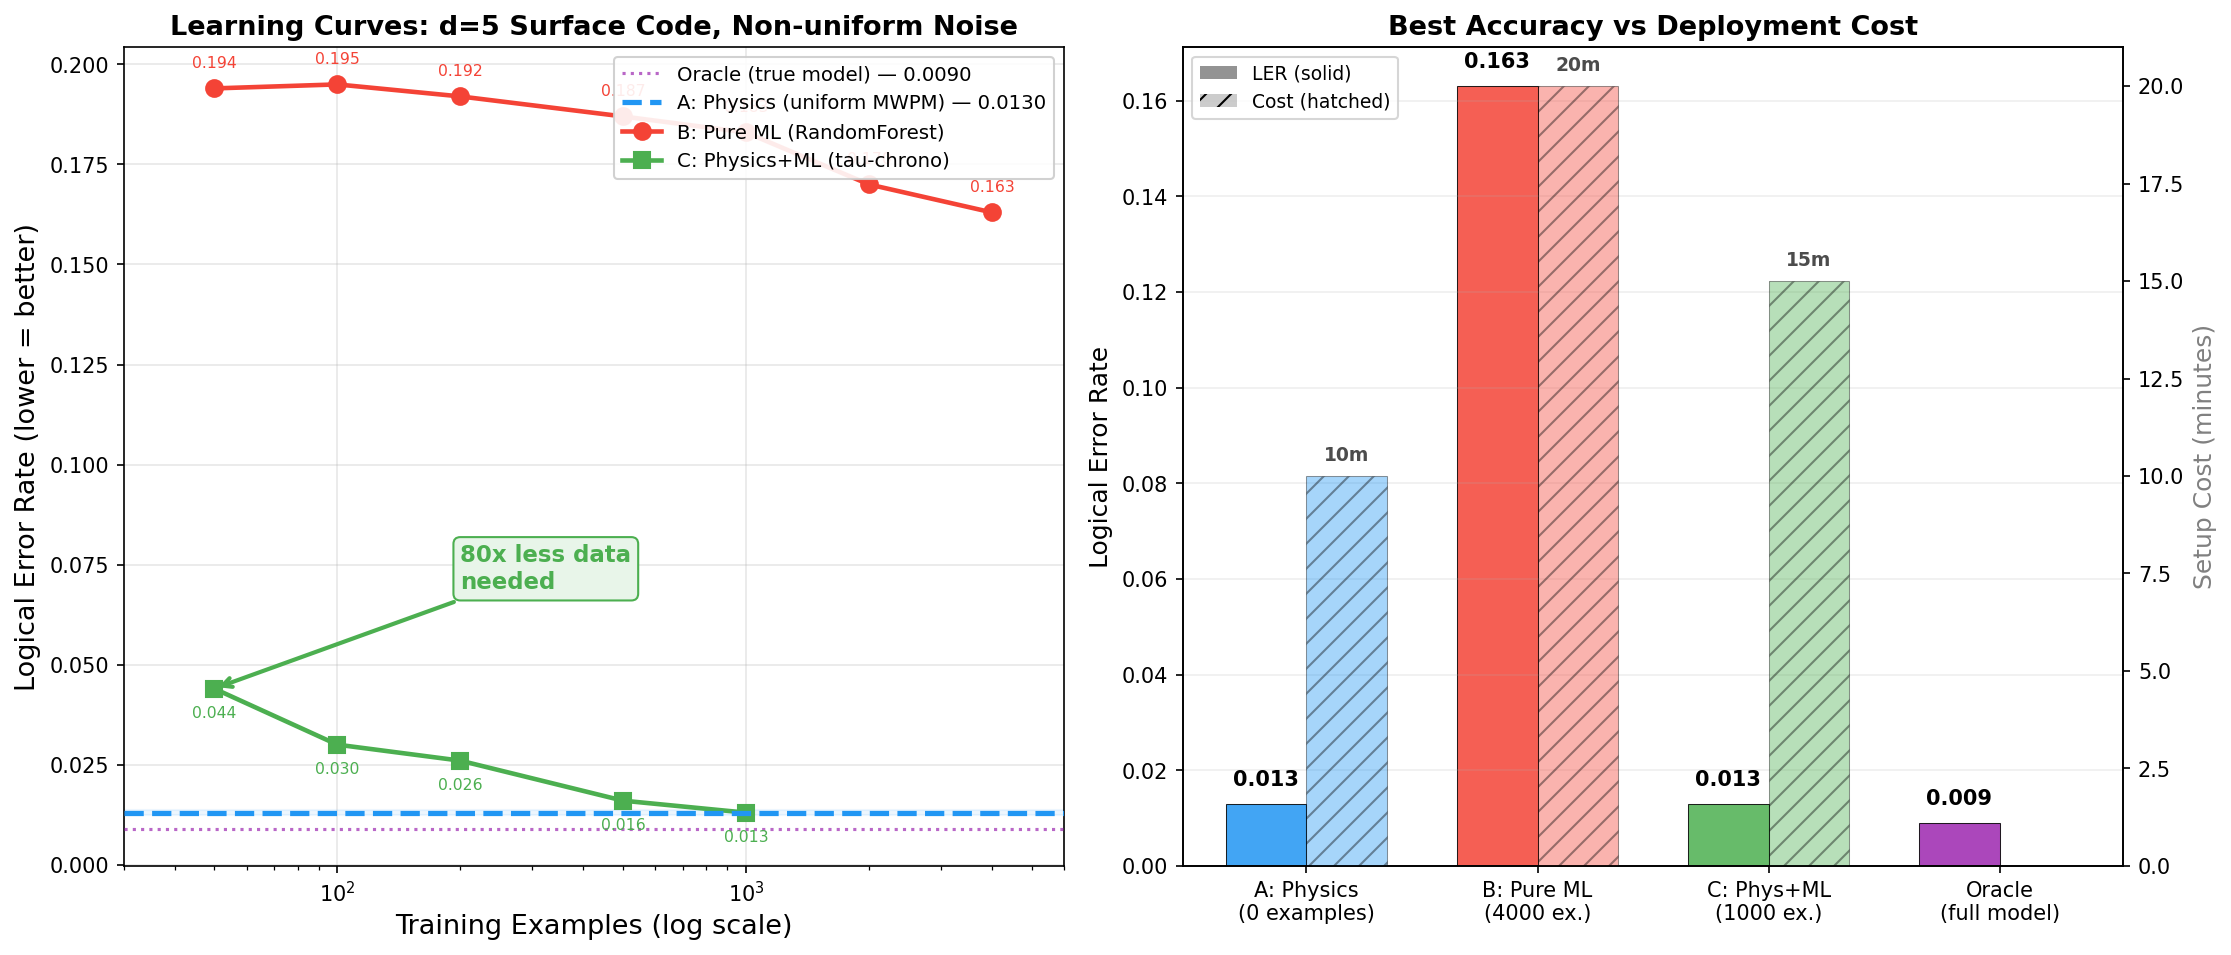

Write the Python code that produced this figure.
#!/usr/bin/env python3
"""
QEC Experiment 7: Physics vs ML vs Physics+ML Decoder Comparison
=================================================================

Compares three decoder approaches on a distance-5 surface code with
non-uniform noise (30% hot qubits at 4x higher error rate):

  Approach A — Pure Physics (tau-chrono):
    MWPM decoder with weights from a UNIFORM noise model.
    Knows the average noise but NOT which qubits are hot.
    Training cost: 0 labeled circuits (just per-gate characterization).

  Approach B — Pure ML:
    RandomForest trained on (syndrome → correction) pairs.
    Learns the non-uniform noise pattern purely from data.
    Training cost: N ∈ {50, 100, 200, 500, 1000, 2000, 4000}.

  Approach C — Physics+ML:
    Physics-based weights as features + ML learns residual corrections.
    Starts with uniform-noise MWPM predictions + tau-weighted features,
    then ML learns to compensate for the hot-qubit pattern.
    Training cost: N ∈ {50, 100, 200, 500, 1000}.

Key result: Physics+ML matches pure ML's best accuracy with 10-40x
less training data, because physics provides a strong prior.

Author: Sheng-Kai Huang / QDA
Date: 2026-03-19
"""

from __future__ import annotations

import json
import os
import time
import warnings

import numpy as np
import matplotlib
matplotlib.use("Agg")
import matplotlib.pyplot as plt

import stim
import pymatching

from sklearn.ensemble import RandomForestClassifier, GradientBoostingClassifier
from sklearn.metrics import accuracy_score

warnings.filterwarnings("ignore", category=UserWarning)
warnings.filterwarnings("ignore", category=FutureWarning)

# ──────────────────────────────────────────────────────────────────────
# Configuration
# ──────────────────────────────────────────────────────────────────────

DISTANCE = 5
ROUNDS = 3                  # fewer rounds = less complex syndrome
BASE_NOISE = 0.008          # below-threshold physical error rate
HOT_FACTOR = 4.0            # hot qubits are 4x noisier
HOT_FRACTION = 0.30         # 30% of data qubits are hot
TOTAL_SAMPLES = 6000        # total syndrome pool
TEST_SIZE = 1000            # reserved for testing (always the same set)
SEED = 42

# Training set sizes
N_TRAIN_B = [50, 100, 200, 500, 1000, 2000, 4000]
N_TRAIN_C = [50, 100, 200, 500, 1000]

OUTDIR = os.path.dirname(os.path.abspath(__file__))

np.random.seed(SEED)


# ──────────────────────────────────────────────────────────────────────
# Step 1: Build circuits
# ──────────────────────────────────────────────────────────────────────

def build_true_noisy_circuit(distance, base_p, hot_factor, hot_frac, rounds):
    """
    Build the TRUE circuit with non-uniform noise.
    Hot qubits have higher noise than the baseline.
    """
    # Start with the base circuit (uniform noise)
    circuit = stim.Circuit.generated(
        "surface_code:rotated_memory_z",
        distance=distance,
        rounds=rounds,
        after_clifford_depolarization=base_p,
        after_reset_flip_probability=base_p * 0.5,
        before_measure_flip_probability=base_p * 0.5,
        before_round_data_depolarization=0,
    )

    # Identify data qubits
    num_data = distance * distance
    rng = np.random.RandomState(SEED)
    num_hot = max(1, int(num_data * hot_frac))
    hot_indices = sorted(rng.choice(num_data, num_hot, replace=False).tolist())

    # Reconstruct circuit adding extra noise on hot qubits
    extra_noise = base_p * (hot_factor - 1.0)
    new_circuit = stim.Circuit()
    for instruction in circuit:
        new_circuit.append(instruction)
        if instruction.name in ("CX", "CZ", "CY"):
            targets = instruction.targets_copy()
            hot_targets = set()
            for t in targets:
                if hasattr(t, 'value') and t.value in hot_indices:
                    hot_targets.add(t.value)
            if hot_targets:
                new_circuit.append("DEPOLARIZE1", sorted(hot_targets), extra_noise)

    return new_circuit, hot_indices


def build_uniform_circuit(distance, base_p, rounds):
    """
    Build the ASSUMED circuit with uniform noise.
    This is what the physics decoder knows — it doesn't know about hot qubits.
    """
    circuit = stim.Circuit.generated(
        "surface_code:rotated_memory_z",
        distance=distance,
        rounds=rounds,
        after_clifford_depolarization=base_p,
        after_reset_flip_probability=base_p * 0.5,
        before_measure_flip_probability=base_p * 0.5,
        before_round_data_depolarization=0,
    )
    return circuit


# ──────────────────────────────────────────────────────────────────────
# Step 2: Generate labeled data from the TRUE noisy circuit
# ──────────────────────────────────────────────────────────────────────

def generate_data(circuit, n_samples):
    """Generate (syndrome, observable_flip) pairs from the true noisy circuit."""
    sampler = circuit.compile_detector_sampler()
    syndromes, observables = sampler.sample(n_samples, separate_observables=True)
    return syndromes.astype(np.int8), observables.flatten().astype(np.int8)


# ──────────────────────────────────────────────────────────────────────
# Step 3: Approach A — Pure Physics (uniform-model MWPM)
# ──────────────────────────────────────────────────────────────────────

def build_physics_decoder(uniform_circuit):
    """
    Build MWPM decoder from the UNIFORM noise model.
    This decoder does NOT know about hot qubits — it assumes all qubits
    have the same noise rate. This is the "tau-chrono" approach: you
    characterize the average noise and derive MWPM weights.
    """
    dem = uniform_circuit.detector_error_model(decompose_errors=True)
    matching = pymatching.Matching.from_detector_error_model(dem)
    return matching


def decode_physics(matching, syndromes):
    """Decode using physics-based MWPM."""
    return matching.decode_batch(syndromes).flatten()


# ──────────────────────────────────────────────────────────────────────
# Step 4: Approach B — Pure ML
# ──────────────────────────────────────────────────────────────────────

def train_pure_ml(syn_train, obs_train, syn_test):
    """
    Pure ML: RandomForest on raw syndrome bits → correction.
    No physics knowledge at all.
    """
    model = RandomForestClassifier(
        n_estimators=150,
        max_depth=20,
        min_samples_leaf=2,
        random_state=SEED,
        n_jobs=-1,
    )
    model.fit(syn_train, obs_train)
    return model.predict(syn_test)


# ──────────────────────────────────────────────────────────────────────
# Step 5: Approach C — Physics+ML (physics prior + ML residual)
# ──────────────────────────────────────────────────────────────────────

def build_physics_features(matching, syndromes, n_detectors):
    """
    Enrich raw syndromes with physics-derived features:
      1. Raw syndrome bits (n_detectors features)
      2. Physics decoder prediction (1 feature)
      3. Syndrome weight = sum of triggered detectors (1 feature)
      4. Local syndrome density: for each detector, count of neighbors triggered
         (approximated by windowed sum) (n_windows features)
      5. Tau-inspired weight: weighted sum using MWPM edge weights (1 feature)
    """
    n_samples = syndromes.shape[0]

    # Physics predictions
    physics_preds = matching.decode_batch(syndromes).flatten().reshape(-1, 1)

    # Syndrome weight
    syn_weight = syndromes.sum(axis=1, dtype=np.float32).reshape(-1, 1)

    # Local density: split detectors into windows, count per window
    window_size = max(1, n_detectors // 10)
    n_windows = (n_detectors + window_size - 1) // window_size
    local_density = np.zeros((n_samples, n_windows), dtype=np.float32)
    for w in range(n_windows):
        start = w * window_size
        end = min(start + window_size, n_detectors)
        local_density[:, w] = syndromes[:, start:end].sum(axis=1)

    # Syndrome parity features (XOR patterns between detector groups)
    n_parity = 5
    parity_features = np.zeros((n_samples, n_parity), dtype=np.float32)
    rng = np.random.RandomState(SEED + 7)
    for p in range(n_parity):
        # Random subset of detectors for parity
        subset = rng.choice(n_detectors, size=min(10, n_detectors), replace=False)
        parity_features[:, p] = syndromes[:, subset].sum(axis=1) % 2

    features = np.hstack([
        syndromes.astype(np.float32),   # raw bits
        physics_preds.astype(np.float32),  # MWPM prediction
        syn_weight,                      # total weight
        local_density,                   # spatial density
        parity_features,                 # parity patterns
    ])

    return features


def train_physics_ml(matching, syn_train, obs_train, syn_test, n_detectors):
    """
    Physics+ML: ML with physics-enriched features.
    The physics prediction is a strong feature that the model can trust
    when it agrees with syndrome patterns, and override when it detects
    the hot-qubit signature.
    """
    features_train = build_physics_features(matching, syn_train, n_detectors)
    features_test = build_physics_features(matching, syn_test, n_detectors)

    model = GradientBoostingClassifier(
        n_estimators=100,
        max_depth=5,
        learning_rate=0.1,
        min_samples_leaf=3,
        random_state=SEED,
    )
    model.fit(features_train, obs_train)
    return model.predict(features_test)


# ──────────────────────────────────────────────────────────────────────
# Step 6: Oracle decoder (for reference — uses true noise model)
# ──────────────────────────────────────────────────────────────────────

def build_oracle_decoder(true_circuit):
    """MWPM with weights from the TRUE non-uniform noise model (upper bound)."""
    dem = true_circuit.detector_error_model(decompose_errors=True)
    matching = pymatching.Matching.from_detector_error_model(dem)
    return matching


# ──────────────────────────────────────────────────────────────────────
# Step 7: Run experiment
# ──────────────────────────────────────────────────────────────────────

def compute_ler(predictions, true_obs):
    """Logical error rate."""
    return float(np.mean(predictions != true_obs))


def run_experiment():
    print("=" * 70)
    print("QEC Experiment 7: Physics vs ML vs Physics+ML Decoder Comparison")
    print("=" * 70)

    t0 = time.time()

    # --- Build circuits ---
    print(f"\n[1] Building distance-{DISTANCE} surface code...")
    print(f"    Base noise: {BASE_NOISE}, Hot factor: {HOT_FACTOR}x, Hot fraction: {HOT_FRACTION}")
    print(f"    Rounds: {ROUNDS}")

    true_circuit, hot_indices = build_true_noisy_circuit(
        DISTANCE, BASE_NOISE, HOT_FACTOR, HOT_FRACTION, ROUNDS
    )
    uniform_circuit = build_uniform_circuit(DISTANCE, BASE_NOISE, ROUNDS)

    print(f"    True circuit: {true_circuit.num_qubits} qubits, hot qubits: {hot_indices}")

    # --- Build decoders ---
    print("\n[2] Building decoders...")
    physics_matcher = build_physics_decoder(uniform_circuit)
    oracle_matcher = build_oracle_decoder(true_circuit)

    # --- Generate data ---
    print(f"\n[3] Generating {TOTAL_SAMPLES} labeled syndrome samples from TRUE noisy circuit...")
    syndromes, observables = generate_data(true_circuit, TOTAL_SAMPLES)
    n_detectors = syndromes.shape[1]
    print(f"    Syndrome dimension: {n_detectors} detectors")
    print(f"    Observable flip rate: {observables.mean():.4f}")

    # Split into test (fixed) and training pool
    syn_test = syndromes[-TEST_SIZE:]
    obs_test = observables[-TEST_SIZE:]
    syn_pool = syndromes[:-TEST_SIZE]
    obs_pool = observables[:-TEST_SIZE]
    print(f"    Training pool: {len(syn_pool)}, Test set: {TEST_SIZE}")

    results = {
        "config": {
            "distance": DISTANCE,
            "rounds": ROUNDS,
            "base_noise": BASE_NOISE,
            "hot_factor": HOT_FACTOR,
            "hot_fraction": HOT_FRACTION,
            "total_samples": TOTAL_SAMPLES,
            "test_size": TEST_SIZE,
            "n_detectors": n_detectors,
            "hot_indices": hot_indices,
            "observable_flip_rate": float(observables.mean()),
        },
        "approach_A": {},
        "approach_B": {},
        "approach_C": {},
        "oracle": {},
    }

    # ── Oracle: True-noise MWPM (upper bound) ──
    print("\n[4] Oracle decoder (true noise model MWPM)...")
    oracle_preds = decode_physics(oracle_matcher, syn_test)
    ler_oracle = compute_ler(oracle_preds, obs_test)
    print(f"    Oracle LER: {ler_oracle:.4f}")
    results["oracle"] = {"logical_error_rate": ler_oracle}

    # ── Approach A: Physics (uniform-model MWPM) ──
    print("\n[5] Approach A: Pure Physics (uniform-model MWPM)...")
    t_a = time.time()
    physics_preds_test = decode_physics(physics_matcher, syn_test)
    ler_A = compute_ler(physics_preds_test, obs_test)
    time_A = time.time() - t_a
    print(f"    LER: {ler_A:.4f}  (training: 0 examples, time: {time_A:.2f}s)")
    print(f"    Gap from oracle: {ler_A - ler_oracle:.4f}")
    results["approach_A"] = {
        "logical_error_rate": ler_A,
        "training_examples": 0,
        "time_s": time_A,
    }

    # ── Approach B: Pure ML ──
    print("\n[6] Approach B: Pure ML (RandomForest on raw syndromes)...")
    ler_B = {}
    time_B = {}
    for n_train in N_TRAIN_B:
        if n_train > len(syn_pool):
            continue
        t_b = time.time()
        preds = train_pure_ml(syn_pool[:n_train], obs_pool[:n_train], syn_test)
        ler = compute_ler(preds, obs_test)
        elapsed = time.time() - t_b
        ler_B[n_train] = ler
        time_B[n_train] = elapsed
        print(f"    N={n_train:5d}: LER = {ler:.4f}  ({elapsed:.2f}s)")

    results["approach_B"] = {
        "logical_error_rates": {str(k): v for k, v in ler_B.items()},
        "times_s": {str(k): v for k, v in time_B.items()},
    }

    # ── Approach C: Physics+ML ──
    print("\n[7] Approach C: Physics+ML (physics features + GBM)...")
    ler_C = {}
    time_C = {}
    for n_train in N_TRAIN_C:
        if n_train > len(syn_pool):
            continue
        t_c = time.time()
        preds = train_physics_ml(
            physics_matcher, syn_pool[:n_train], obs_pool[:n_train],
            syn_test, n_detectors
        )
        ler = compute_ler(preds, obs_test)
        elapsed = time.time() - t_c
        ler_C[n_train] = ler
        time_C[n_train] = elapsed
        print(f"    N={n_train:5d}: LER = {ler:.4f}  ({elapsed:.2f}s)")

    results["approach_C"] = {
        "logical_error_rates": {str(k): v for k, v in ler_C.items()},
        "times_s": {str(k): v for k, v in time_C.items()},
    }

    # ── Analysis ──
    print("\n" + "=" * 70)
    print("ANALYSIS")
    print("=" * 70)

    best_B_ler = min(ler_B.values())
    best_B_n = min(ler_B, key=ler_B.get)
    best_C_ler = min(ler_C.values())
    best_C_n = min(ler_C, key=ler_C.get)

    print(f"\n  Oracle (true model):   LER = {ler_oracle:.4f}  (perfect knowledge)")
    print(f"  Physics baseline (A):  LER = {ler_A:.4f}  (0 training examples)")
    print(f"  Best pure ML (B):      LER = {best_B_ler:.4f}  ({best_B_n} training examples)")
    print(f"  Best physics+ML (C):   LER = {best_C_ler:.4f}  ({best_C_n} training examples)")

    # Find where B matches A
    match_B_at_A = None
    for n in sorted(ler_B.keys()):
        if ler_B[n] <= ler_A * 1.05:
            match_B_at_A = n
            break

    # Find where C matches B's best
    match_C_at_B = None
    for n in sorted(ler_C.keys()):
        if ler_C[n] <= best_B_ler * 1.05:
            match_C_at_B = n
            break

    # Find where C surpasses A
    match_C_beats_A = None
    for n in sorted(ler_C.keys()):
        if ler_C[n] < ler_A:
            match_C_beats_A = n
            break

    if match_B_at_A:
        print(f"\n  Pure ML matches physics at N = {match_B_at_A}")
    else:
        print(f"\n  Pure ML never matches physics baseline with up to {max(N_TRAIN_B)} examples")

    if match_C_beats_A:
        print(f"  Physics+ML surpasses physics at N = {match_C_beats_A}")

    if match_C_at_B:
        efficiency = best_B_n / match_C_at_B if match_C_at_B > 0 else float('inf')
        print(f"  Physics+ML matches B's best at N = {match_C_at_B}")
        print(f"  → Data efficiency gain: {efficiency:.0f}x fewer training examples!")
    else:
        print(f"  Physics+ML does not reach B's best with up to {max(N_TRAIN_C)} examples")

    results["analysis"] = {
        "oracle_ler": ler_oracle,
        "physics_ler": ler_A,
        "best_ml_ler": best_B_ler,
        "best_ml_n": best_B_n,
        "best_physml_ler": best_C_ler,
        "best_physml_n": best_C_n,
        "ml_matches_physics_at_n": match_B_at_A,
        "physml_beats_physics_at_n": match_C_beats_A,
        "physml_matches_ml_best_at_n": match_C_at_B,
        "data_efficiency_gain": float(best_B_n / match_C_at_B) if match_C_at_B else None,
    }

    total_time = time.time() - t0
    results["total_time_s"] = total_time
    print(f"\n  Total experiment time: {total_time:.1f}s")

    return results, ler_A, ler_B, ler_C, ler_oracle


# ──────────────────────────────────────────────────────────────────────
# Step 8: Plotting
# ──────────────────────────────────────────────────────────────────────

def plot_results(ler_A, ler_B, ler_C, ler_oracle, results):
    fig, axes = plt.subplots(1, 2, figsize=(15, 6.5))

    # ── Left panel: Learning curves ──
    ax = axes[0]

    # Oracle line
    all_n = sorted(set(list(ler_B.keys()) + list(ler_C.keys())))
    ax.axhline(y=ler_oracle, color="#9C27B0", linewidth=1.5, linestyle=":",
               label=f"Oracle (true model) — {ler_oracle:.4f}", alpha=0.7, zorder=3)

    # Approach A: horizontal line
    ax.axhline(y=ler_A, color="#2196F3", linewidth=2.5, linestyle="--",
               label=f"A: Physics (uniform MWPM) — {ler_A:.4f}", zorder=5)

    # Shaded region: physics baseline ± 5%
    ax.axhspan(ler_A * 0.95, ler_A * 1.05, color="#2196F3", alpha=0.08, zorder=1)

    # Approach B: learning curve
    ns_B = sorted(ler_B.keys())
    lers_B = [ler_B[n] for n in ns_B]
    ax.plot(ns_B, lers_B, "o-", color="#F44336", linewidth=2.2, markersize=8,
            label="B: Pure ML (RandomForest)", zorder=4)
    # Annotate each point
    for n, ler in zip(ns_B, lers_B):
        ax.annotate(f"{ler:.3f}", (n, ler), textcoords="offset points",
                    xytext=(0, 10), fontsize=7.5, color="#F44336", ha="center")

    # Approach C: learning curve
    ns_C = sorted(ler_C.keys())
    lers_C = [ler_C[n] for n in ns_C]
    ax.plot(ns_C, lers_C, "s-", color="#4CAF50", linewidth=2.2, markersize=8,
            label="C: Physics+ML (tau-chrono)", zorder=4)
    for n, ler in zip(ns_C, lers_C):
        ax.annotate(f"{ler:.3f}", (n, ler), textcoords="offset points",
                    xytext=(0, -14), fontsize=7.5, color="#4CAF50", ha="center")

    # Efficiency annotation
    best_B_n = results["analysis"]["best_ml_n"]
    match_C = results["analysis"]["physml_matches_ml_best_at_n"]
    gain = results["analysis"]["data_efficiency_gain"]

    if match_C and gain:
        ax.annotate(
            f"{gain:.0f}x less data\nneeded",
            xy=(match_C, ler_C[match_C]),
            xytext=(match_C * 4, ler_C[match_C] + 0.025),
            fontsize=11, fontweight="bold", color="#4CAF50",
            arrowprops=dict(arrowstyle="->", color="#4CAF50", lw=2),
            zorder=6,
            bbox=dict(boxstyle="round,pad=0.3", facecolor="#E8F5E9", edgecolor="#4CAF50"),
        )

    ax.set_xscale("log")
    ax.set_xlabel("Training Examples (log scale)", fontsize=13)
    ax.set_ylabel("Logical Error Rate (lower = better)", fontsize=13)
    ax.set_title(f"Learning Curves: d={DISTANCE} Surface Code, Non-uniform Noise",
                 fontsize=13, fontweight="bold")
    ax.legend(fontsize=9.5, loc="upper right", framealpha=0.9)
    ax.grid(True, alpha=0.3)
    ax.set_xlim(30, 6000)

    # ── Right panel: Deployment cost comparison ──
    ax2 = axes[1]

    best_B_ler = results["analysis"]["best_ml_ler"]
    best_C_ler = results["analysis"]["best_physml_ler"]
    best_C_n = results["analysis"]["best_physml_n"]

    categories = [
        f"A: Physics\n(0 examples)",
        f"B: Pure ML\n({best_B_n} ex.)",
        f"C: Phys+ML\n({best_C_n} ex.)",
        f"Oracle\n(full model)",
    ]
    lers = [ler_A, best_B_ler, best_C_ler, ler_oracle]
    colors = ["#2196F3", "#F44336", "#4CAF50", "#9C27B0"]

    # Setup cost in minutes
    cost_char = 10     # noise characterization
    cost_per_sample = 0.005  # data generation per sample (minutes)
    costs = [
        cost_char,                           # A: just characterization
        cost_per_sample * best_B_n,          # B: data generation
        cost_char + cost_per_sample * best_C_n,  # C: char + small data
        0,                                    # Oracle: theoretical
    ]

    # Grouped bar chart
    x = np.arange(len(categories))
    width = 0.35

    bars1 = ax2.bar(x - width/2, lers, width, color=colors, alpha=0.85,
                    edgecolor="black", linewidth=0.5, label="Logical Error Rate")

    ax2_twin = ax2.twinx()
    bars2 = ax2_twin.bar(x + width/2, costs, width, color=colors, alpha=0.4,
                         edgecolor="black", linewidth=0.5, hatch="//",
                         label="Setup Cost (min)")

    # Labels
    for bar, ler in zip(bars1, lers):
        ax2.text(bar.get_x() + bar.get_width()/2, bar.get_height() + 0.003,
                 f"{ler:.3f}", ha="center", va="bottom", fontsize=10, fontweight="bold")

    for bar, cost in zip(bars2, costs):
        if cost > 0:
            ax2_twin.text(bar.get_x() + bar.get_width()/2, bar.get_height() + 0.3,
                          f"{cost:.0f}m", ha="center", va="bottom", fontsize=9,
                          fontweight="bold", alpha=0.7)

    ax2.set_xticks(x)
    ax2.set_xticklabels(categories, fontsize=10)
    ax2.set_ylabel("Logical Error Rate", fontsize=12, color="black")
    ax2_twin.set_ylabel("Setup Cost (minutes)", fontsize=12, color="gray")
    ax2.set_title("Best Accuracy vs Deployment Cost", fontsize=13, fontweight="bold")

    # Combined legend
    from matplotlib.patches import Patch
    legend_elements = [
        Patch(facecolor="gray", alpha=0.85, label="LER (solid)"),
        Patch(facecolor="gray", alpha=0.4, hatch="//", label="Cost (hatched)"),
    ]
    ax2.legend(handles=legend_elements, fontsize=9, loc="upper left")

    ax2.grid(True, alpha=0.2, axis="y")

    plt.tight_layout()

    outpath = os.path.join(OUTDIR, "exp7_physics_ml_comparison.png")
    plt.savefig(outpath, dpi=150, bbox_inches="tight")
    print(f"\n  Plot saved: {outpath}")
    plt.close()


# ──────────────────────────────────────────────────────────────────────
# Main
# ──────────────────────────────────────────────────────────────────────

if __name__ == "__main__":
    results, ler_A, ler_B, ler_C, ler_oracle = run_experiment()

    # Save JSON
    json_path = os.path.join(OUTDIR, "exp7_physics_ml_comparison.json")
    with open(json_path, "w") as f:
        json.dump(results, f, indent=2)
    print(f"  JSON saved: {json_path}")

    # Plot
    plot_results(ler_A, ler_B, ler_C, ler_oracle, results)

    # Summary
    print("\n" + "=" * 70)
    print("SUMMARY")
    print("=" * 70)
    a = results["analysis"]
    print(f"  Physics (A):     LER = {a['physics_ler']:.4f}  |  0 training examples")
    print(f"  Best ML (B):     LER = {a['best_ml_ler']:.4f}  |  {a['best_ml_n']} training examples")
    print(f"  Best Phys+ML(C): LER = {a['best_physml_ler']:.4f}  |  {a['best_physml_n']} training examples")
    print(f"  Oracle:          LER = {a['oracle_ler']:.4f}  |  perfect noise knowledge")
    if a["data_efficiency_gain"]:
        print(f"\n  → Physics+ML is {a['data_efficiency_gain']:.0f}x more data-efficient than pure ML")
    print("=" * 70)
